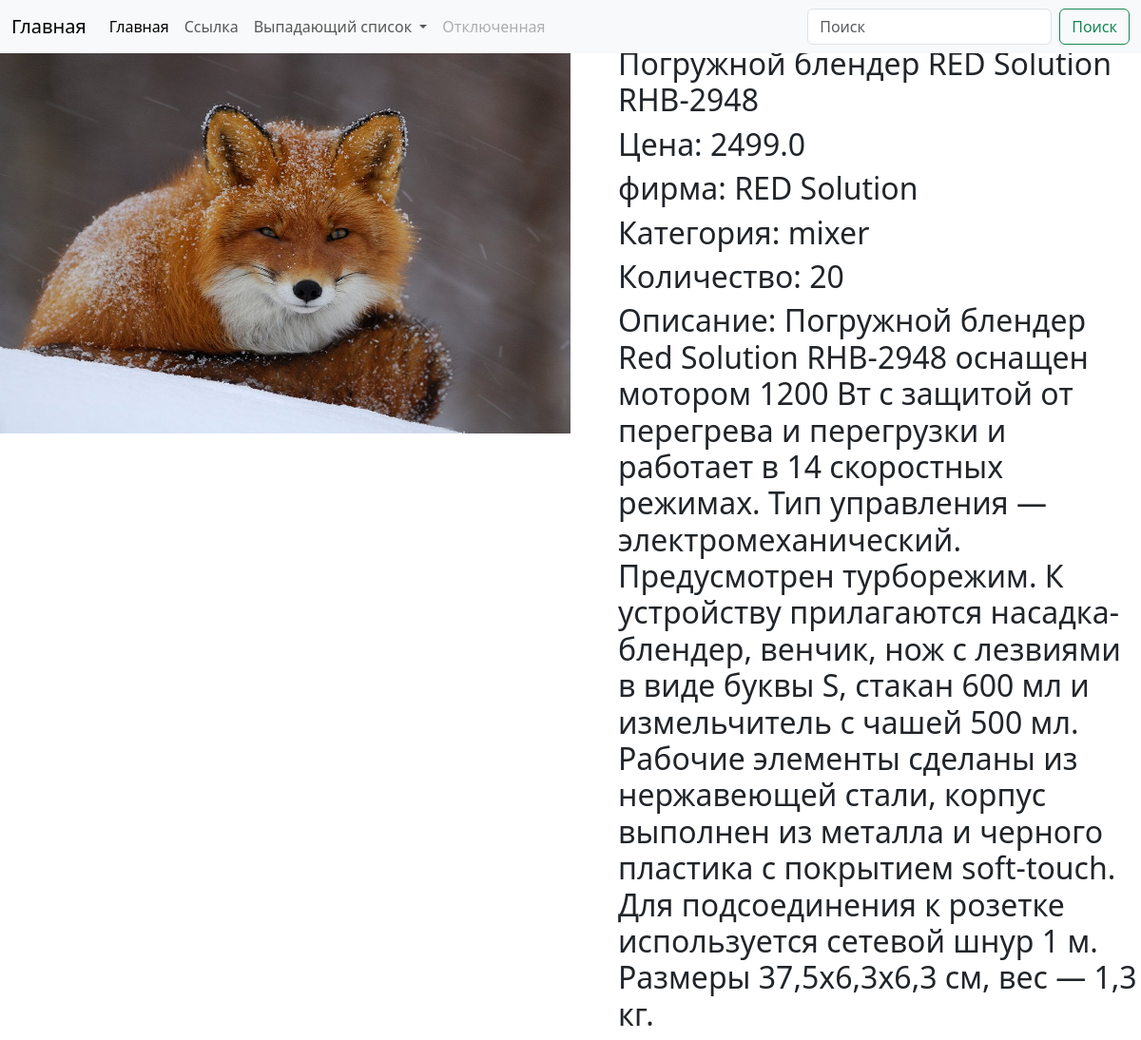
Page /index/1/ on the committed database.
### shop/models.py (models this page shows)
class tech(models.Model):
    name = models.CharField(max_length=300)
    brand = models.CharField(max_length=100)
    category = models.CharField(max_length=200)
    description = models.CharField(max_length=5000)
    count = models.IntegerField()
    cost = models.FloatField()
    pic = models.ImageField(upload_to="shop/static/image")

### shop/views.py (the view)
# urls.py: path('index/<techid>/', card ),
def card(request, techid):
    new = tech.objects.filter(id = techid)
    return render(request, "card.html", {"new":new})

### shop/templates/card.html (shortened to what this page needs)
<!doctype html>
<html lang="ru">
  <head>
    {% load static%}
    <link href="https://cdn.jsdelivr.net/npm/bootstrap@5.3.0/dist/css/bootstrap.min.css" rel="stylesheet">
  </head>
  <body>
    <nav class="navbar navbar-expand-lg bg-body-tertiary">
      <div class="container-fluid">
        <a class="navbar-brand" href="/index">Главная</a>
        <div class="collapse navbar-collapse" id="navbarSupportedContent">
          <ul class="navbar-nav me-auto mb-2 mb-lg-0">
            <li class="nav-item">
              <a class="nav-link active" aria-current="page" href="#">Главная</a>
            </li>
            <li class="nav-item">
              <a class="nav-link" href="#">Ссылка</a>
            </li>
            <li class="nav-item dropdown">
              <a class="nav-link dropdown-toggle" href="#" role="button" data-bs-toggle="dropdown" aria-expanded="false">
                Выпадающий список
              </a>
            </li>
            <li class="nav-item">
              <a class="nav-link disabled">Отключенная</a>
            </li>
          </ul>
          <form class="d-flex" role="search">
            <input class="form-control me-2" type="search" placeholder="Поиск" aria-label="Поиск">
            <button class="btn btn-outline-success" type="submit">Поиск</button>
          </form>
        </div>
      </div>
    </nav>
    {%for i in new%}
    <img src="{% static i.pic|cut:'shop/static' %}" alt="" width="600" height="400">
    <div style="padding-left: 650px; font-size: 10px; margin-top: -408px; ">
      <h2>{{i.name}}</h2>
      <h2> Цена: {{i.cost}} </h2>
      <h2> фирма: {{i.brand}} </h2>
      <h2> Категория: {{i.category}} </h2>
      <h2> Количество: {{i.count}} </h2>
      <h2> Описание: {{i.description}} </h2>
    </div>
    {% endfor %}
  </body>
</html>

### rows in the picture
tech: pic (picture), name "Погружной блендер RED Solution RHB-2948", cost "2499.0", brand "RED Solution", category "mixer", count "20", description "Погружной блендер Red Solution RHB-2948 оснащен мотором 1200 Вт с защитой от перегрева и перегрузки и работает в 14 скоростных режимах. Тип управления — электромеханический. Предусмотрен турборежим. К устройству прилагаются насадка-блендер, венчик, нож с лезвиями в виде буквы S, стакан 600 мл и измельчитель с чашей 500 мл. Рабочие элементы сделаны из нержавеющей стали, корпус выполнен из металла и черного пластика с покрытием soft-touch. Для подсоединения к розетке используется сетевой шнур 1 м. Размеры 37,5х6,3х6,3 см, вес — 1,3 кг."
